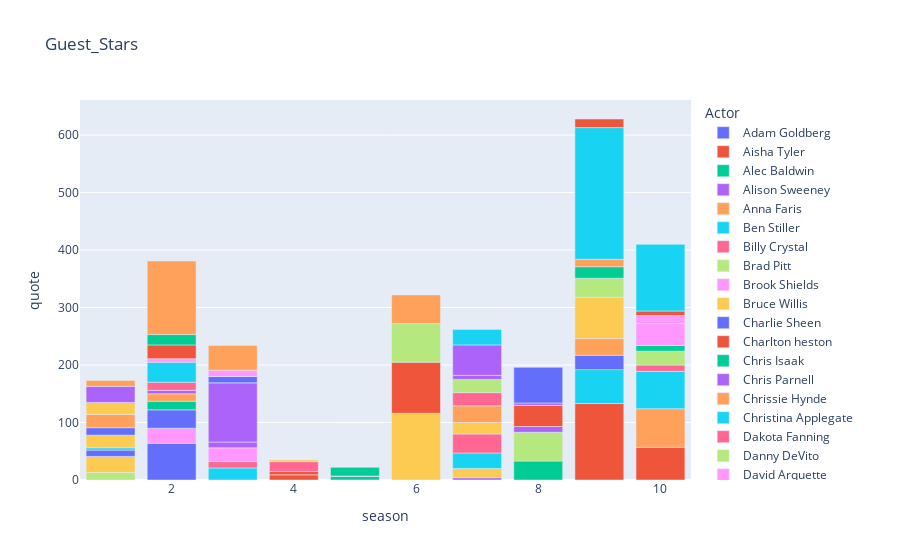

Source (notebook cell):
### Code cell
fig = px.bar(guest_stars, x="season", y="quote", color = "Actor", title="Guest_Stars")
fig.show()

### Figure 1 — Plotly figure (JSON) as saved in the notebook; plotly's stock layout.template omitted (floating-point values rounded to 4 significant figures)
{"data": [{"alignmentgroup": "True", "hovertemplate": "Actor=Adam Goldberg<br>season=%{x}<br>quote=%{y}<extra></extra>", "legendgroup": "Adam Goldberg", "marker": {"color": "#636efa"}, "name": "Adam Goldberg", "offsetgroup": "Adam Goldberg", "orientation": "v", "showlegend": true, "textposition": "auto", "type": "bar", "x": [2], "xaxis": "x", "y": [64], "yaxis": "y"}, {"alignmentgroup": "True", "hovertemplate": "Actor=Aisha Tyler<br>season=%{x}<br>quote=%{y}<extra></extra>", "legendgroup": "Aisha Tyler", "marker": {"color": "#EF553B"}, "name": "Aisha Tyler", "offsetgroup": "Aisha Tyler", "orientation": "v", "showlegend": true, "textposition": "auto", "type": "bar", "x": [9, 10], "xaxis": "x", "y": [133, 57], "yaxis": "y"}, {"alignmentgroup": "True", "hovertemplate": "Actor=Alec Baldwin<br>season=%{x}<br>quote=%{y}<extra></extra>", "legendgroup": "Alec Baldwin", "marker": {"color": "#00cc96"}, "name": "Alec Baldwin", "offsetgroup": "Alec Baldwin", "orientation": "v", "showlegend": true, "textposition": "auto", "type": "bar", "x": [8], "xaxis": "x", "y": [33], "yaxis": "y"}, {"alignmentgroup": "True", "hovertemplate": "Actor=Alison Sweeney<br>season=%{x}<br>quote=%{y}<extra></extra>", "legendgroup": "Alison Sweeney", "marker": {"color": "#ab63fa"}, "name": "Alison Sweeney", "offsetgroup": "Alison Sweeney", "orientation": "v", "showlegend": true, "textposition": "auto", "type": "bar", "x": [7], "xaxis": "x", "y": [4], "yaxis": "y"}, {"alignmentgroup": "True", "hovertemplate": "Actor=Anna Faris<br>season=%{x}<br>quote=%{y}<extra></extra>", "legendgroup": "Anna Faris", "marker": {"color": "#FFA15A"}, "name": "Anna Faris", "offsetgroup": "Anna Faris", "orientation": "v", "showlegend": true, "textposition": "auto", "type": "bar", "x": [10], "xaxis": "x", "y": [67], "yaxis": "y"}, {"alignmentgroup": "True", "hovertemplate": "Actor=Ben Stiller<br>season=%{x}<br>quote=%{y}<extra></extra>", "legendgroup": "Ben Stiller", "marker": {"color": "#19d3f3"}, "name": "Ben Stiller", "offsetgroup": "Ben Stiller", "orientation": "v", "showlegend": true, "textposition": "auto", "type": "bar", "x": [3], "xaxis": "x", "y": [21], "yaxis": "y"}, {"alignmentgroup": "True", "hovertemplate": "Actor=Billy Crystal<br>season=%{x}<br>quote=%{y}<extra></extra>", "legendgroup": "Billy Crystal", "marker": {"color": "#FF6692"}, "name": "Billy Crystal", "offsetgroup": "Billy Crystal", "orientation": "v", "showlegend": true, "textposition": "auto", "type": "bar", "x": [3], "xaxis": "x", "y": [11], "yaxis": "y"}, {"alignmentgroup": "True", "hovertemplate": "Actor=Brad Pitt<br>season=%{x}<br>quote=%{y}<extra></extra>", "legendgroup": "Brad Pitt", "marker": {"color": "#B6E880"}, "name": "Brad Pitt", "offsetgroup": "Brad Pitt", "orientation": "v", "showlegend": true, "textposition": "auto", "type": "bar", "x": [8], "xaxis": "x", "y": [50], "yaxis": "y"}, {"alignmentgroup": "True", "hovertemplate": "Actor=Brook Shields<br>season=%{x}<br>quote=%{y}<extra></extra>", "legendgroup": "Brook Shields", "marker": {"color": "#FF97FF"}, "name": "Brook Shields", "offsetgroup": "Brook Shields", "orientation": "v", "showlegend": true, "textposition": "auto", "type": "bar", "x": [2], "xaxis": "x", "y": [26], "yaxis": "y"}, {"alignmentgroup": "True", "hovertemplate": "Actor=Bruce Willis<br>season=%{x}<br>quote=%{y}<extra></extra>", "legendgroup": "Bruce Willis", "marker": {"color": "#FECB52"}, "name": "Bruce Willis", "offsetgroup": "Bruce Willis", "orientation": "v", "showlegend": true, "textposition": "auto", "type": "bar", "x": [6], "xaxis": "x", "y": [116], "yaxis": "y"}, {"alignmentgroup": "True", "hovertemplate": "Actor=Charlie Sheen<br>season=%{x}<br>quote=%{y}<extra></extra>", "legendgroup": "Charlie Sheen", "marker": {"color": "#636efa"}, "name": "Charlie Sheen", "offsetgroup": "Charlie Sheen", "orientation": "v", "showlegend": true, "textposition": "auto", "type": "bar", "x": [2], "xaxis": "x", "y": [32], "yaxis": "y"}, {"alignmentgroup": "True", "hovertemplate": "Actor=Charlton heston<br>season=%{x}<br>quote=%{y}<extra></extra>", "legendgroup": "Charlton heston", "marker": {"color": "#EF553B"}, "name": "Charlton heston", "offsetgroup": "Charlton heston", "orientation": "v", "showlegend": true, "textposition": "auto", "type": "bar", "x": [4], "xaxis": "x", "y": [9], "yaxis": "y"}, {"alignmentgroup": "True", "hovertemplate": "Actor=Chris Isaak <br>season=%{x}<br>quote=%{y}<extra></extra>", "legendgroup": "Chris Isaak ", "marker": {"color": "#00cc96"}, "name": "Chris Isaak ", "offsetgroup": "Chris Isaak ", "orientation": "v", "showlegend": true, "textposition": "auto", "type": "bar", "x": [2], "xaxis": "x", "y": [15], "yaxis": "y"}, {"alignmentgroup": "True", "hovertemplate": "Actor=Chris Parnell<br>season=%{x}<br>quote=%{y}<extra></extra>", "legendgroup": "Chris Parnell", "marker": {"color": "#ab63fa"}, "name": "Chris Parnell", "offsetgroup": "Chris Parnell", "orientation": "v", "showlegend": true, "textposition": "auto", "type": "bar", "x": [8], "xaxis": "x", "y": [10], "yaxis": "y"}, {"alignmentgroup": "True", "hovertemplate": "Actor=Chrissie Hynde<br>season=%{x}<br>quote=%{y}<extra></extra>", "legendgroup": "Chrissie Hynde", "marker": {"color": "#FFA15A"}, "name": "Chrissie Hynde", "offsetgroup": "Chrissie Hynde", "orientation": "v", "showlegend": true, "textposition": "auto", "type": "bar", "x": [2], "xaxis": "x", "y": [13], "yaxis": "y"}, {"alignmentgroup": "True", "hovertemplate": "Actor=Christina Applegate<br>season=%{x}<br>quote=%{y}<extra></extra>", "legendgroup": "Christina Applegate", "marker": {"color": "#19d3f3"}, "name": "Christina Applegate", "offsetgroup": "Christina Applegate", "orientation": "v", "showlegend": true, "textposition": "auto", "type": "bar", "x": [9, 10], "xaxis": "x", "y": [59, 65], "yaxis": "y"}, {"alignmentgroup": "True", "hovertemplate": "Actor=Dakota Fanning<br>season=%{x}<br>quote=%{y}<extra></extra>", "legendgroup": "Dakota Fanning", "marker": {"color": "#FF6692"}, "name": "Dakota Fanning", "offsetgroup": "Dakota Fanning", "orientation": "v", "showlegend": true, "textposition": "auto", "type": "bar", "x": [10], "xaxis": "x", "y": [11], "yaxis": "y"}, {"alignmentgroup": "True", "hovertemplate": "Actor=Danny DeVito <br>season=%{x}<br>quote=%{y}<extra></extra>", "legendgroup": "Danny DeVito ", "marker": {"color": "#B6E880"}, "name": "Danny DeVito ", "offsetgroup": "Danny DeVito ", "orientation": "v", "showlegend": true, "textposition": "auto", "type": "bar", "x": [10], "xaxis": "x", "y": [24], "yaxis": "y"}, {"alignmentgroup": "True", "hovertemplate": "Actor=David Arquette<br>season=%{x}<br>quote=%{y}<extra></extra>", "legendgroup": "David Arquette", "marker": {"color": "#FF97FF"}, "name": "David Arquette", "offsetgroup": "David Arquette", "orientation": "v", "showlegend": true, "textposition": "auto", "type": "bar", "x": [3], "xaxis": "x", "y": [24], "yaxis": "y"}, {"alignmentgroup": "True", "hovertemplate": "Actor=Denise Richards<br>season=%{x}<br>quote=%{y}<extra></extra>", "legendgroup": "Denise Richards", "marker": {"color": "#FECB52"}, "name": "Denise Richards", "offsetgroup": "Denise Richards", "orientation": "v", "showlegend": true, "textposition": "auto", "type": "bar", "x": [7], "xaxis": "x", "y": [16], "yaxis": "y"}, {"alignmentgroup": "True", "hovertemplate": "Actor=Dermot Mulroney<br>season=%{x}<br>quote=%{y}<extra></extra>", "legendgroup": "Dermot Mulroney", "marker": {"color": "#636efa"}, "name": "Dermot Mulroney", "offsetgroup": "Dermot Mulroney", "orientation": "v", "showlegend": true, "textposition": "auto", "type": "bar", "x": [9], "xaxis": "x", "y": [25], "yaxis": "y"}, {"alignmentgroup": "True", "hovertemplate": "Actor=Elle Macpherson<br>season=%{x}<br>quote=%{y}<extra></extra>", "legendgroup": "Elle Macpherson", "marker": {"color": "#EF553B"}, "name": "Elle Macpherson", "offsetgroup": "Elle Macpherson", "orientation": "v", "showlegend": true, "textposition": "auto", "type": "bar", "x": [6], "xaxis": "x", "y": [89], "yaxis": "y"}, {"alignmentgroup": "True", "hovertemplate": "Actor=Ellen Pompeo<br>season=%{x}<br>quote=%{y}<extra></extra>", "legendgroup": "Ellen Pompeo", "marker": {"color": "#00cc96"}, "name": "Ellen Pompeo", "offsetgroup": "Ellen Pompeo", "orientation": "v", "showlegend": true, "textposition": "auto", "type": "bar", "x": [10], "xaxis": "x", "y": [10], "yaxis": "y"}, {"alignmentgroup": "True", "hovertemplate": "Actor=Fred Willard <br>season=%{x}<br>quote=%{y}<extra></extra>", "legendgroup": "Fred Willard ", "marker": {"color": "#ab63fa"}, "name": "Fred Willard ", "offsetgroup": "Fred Willard ", "orientation": "v", "showlegend": true, "textposition": "auto", "type": "bar", "x": [2], "xaxis": "x", "y": [6], "yaxis": "y"}, {"alignmentgroup": "True", "hovertemplate": "Actor=Freddie Prinze Jr.<br>season=%{x}<br>quote=%{y}<extra></extra>", "legendgroup": "Freddie Prinze Jr.", "marker": {"color": "#FFA15A"}, "name": "Freddie Prinze Jr.", "offsetgroup": "Freddie Prinze Jr.", "orientation": "v", "showlegend": true, "textposition": "auto", "type": "bar", "x": [9], "xaxis": "x", "y": [29], "yaxis": "y"}, {"alignmentgroup": "True", "hovertemplate": "Actor=Gabrielle Union<br>season=%{x}<br>quote=%{y}<extra></extra>", "legendgroup": "Gabrielle Union", "marker": {"color": "#19d3f3"}, "name": "Gabrielle Union", "offsetgroup": "Gabrielle Union", "orientation": "v", "showlegend": true, "textposition": "auto", "type": "bar", "x": [7], "xaxis": "x", "y": [27], "yaxis": "y"}, {"alignmentgroup": "True", "hovertemplate": "Actor=Gary Oldman<br>season=%{x}<br>quote=%{y}<extra></extra>", "legendgroup": "Gary Oldman", "marker": {"color": "#FF6692"}, "name": "Gary Oldman", "offsetgroup": "Gary Oldman", "orientation": "v", "showlegend": true, "textposition": "auto", "type": "bar", "x": [7], "xaxis": "x", "y": [33], "yaxis": "y"}, {"alignmentgroup": "True", "hovertemplate": "Actor=George Clooney<br>season=%{x}<br>quote=%{y}<extra></extra>", "legendgroup": "George Clooney", "marker": {"color": "#B6E880"}, "name": "George Clooney", "offsetgroup": "George Clooney", "orientation": "v", "showlegend": true, "textposition": "auto", "type": "bar", "x": [1], "xaxis": "x", "y": [13], "yaxis": "y"}, {"alignmentgroup": "True", "hovertemplate": "Actor=Greg Kinnear<br>season=%{x}<br>quote=%{y}<extra></extra>", "legendgroup": "Greg Kinnear", "marker": {"color": "#FF97FF"}, "name": "Greg Kinnear", "offsetgroup": "Greg Kinnear", "orientation": "v", "showlegend": true, "textposition": "auto", "type": "bar", "x": [10], "xaxis": "x", "y": [38], "yaxis": "y"}, {"alignmentgroup": "True", "hovertemplate": "Actor=Hank Azaria<br>season=%{x}<br>quote=%{y}<extra></extra>", "legendgroup": "Hank Azaria", "marker": {"color": "#FECB52"}, "name": "Hank Azaria", "offsetgroup": "Hank Azaria", "orientation": "v", "showlegend": true, "textposition": "auto", "type": "bar", "x": [1, 7, 9], "xaxis": "x", "y": [28, 20, 72], "yaxis": "y"}, {"alignmentgroup": "True", "hovertemplate": "Actor=Helen Hunt<br>season=%{x}<br>quote=%{y}<extra></extra>", "legendgroup": "Helen Hunt", "marker": {"color": "#636efa"}, "name": "Helen Hunt", "offsetgroup": "Helen Hunt", "orientation": "v", "showlegend": true, "textposition": "auto", "type": "bar", "x": [1], "xaxis": "x", "y": [11], "yaxis": "y"}, {"alignmentgroup": "True", "hovertemplate": "Actor=Hugh Laurie<br>season=%{x}<br>quote=%{y}<extra></extra>", "legendgroup": "Hugh Laurie", "marker": {"color": "#EF553B"}, "name": "Hugh Laurie", "offsetgroup": "Hugh Laurie", "orientation": "v", "showlegend": true, "textposition": "auto", "type": "bar", "x": [4], "xaxis": "x", "y": [6], "yaxis": "y"}, {"alignmentgroup": "True", "hovertemplate": "Actor=Iqbal Theba<br>season=%{x}<br>quote=%{y}<extra></extra>", "legendgroup": "Iqbal Theba", "marker": {"color": "#00cc96"}, "name": "Iqbal Theba", "offsetgroup": "Iqbal Theba", "orientation": "v", "showlegend": true, "textposition": "auto", "type": "bar", "x": [5], "xaxis": "x", "y": [6], "yaxis": "y"}, {"alignmentgroup": "True", "hovertemplate": "Actor=Isabella Rossellini<br>season=%{x}<br>quote=%{y}<extra></extra>", "legendgroup": "Isabella Rossellini", "marker": {"color": "#ab63fa"}, "name": "Isabella Rossellini", "offsetgroup": "Isabella Rossellini", "orientation": "v", "showlegend": true, "textposition": "auto", "type": "bar", "x": [3], "xaxis": "x", "y": [10], "yaxis": "y"}, {"alignmentgroup": "True", "hovertemplate": "Actor=Jason Alexander<br>season=%{x}<br>quote=%{y}<extra></extra>", "legendgroup": "Jason Alexander", "marker": {"color": "#FFA15A"}, "name": "Jason Alexander", "offsetgroup": "Jason Alexander", "orientation": "v", "showlegend": true, "textposition": "auto", "type": "bar", "x": [7], "xaxis": "x", "y": [29], "yaxis": "y"}, {"alignmentgroup": "True", "hovertemplate": "Actor=Jay Leno<br>season=%{x}<br>quote=%{y}<extra></extra>", "legendgroup": "Jay Leno", "marker": {"color": "#19d3f3"}, "name": "Jay Leno", "offsetgroup": "Jay Leno", "orientation": "v", "showlegend": true, "textposition": "auto", "type": "bar", "x": [1], "xaxis": "x", "y": [4], "yaxis": "y"}, {"alignmentgroup": "True", "hovertemplate": "Actor=Jean-Claude Van Damme<br>season=%{x}<br>quote=%{y}<extra></extra>", "legendgroup": "Jean-Claude Van Damme", "marker": {"color": "#FF6692"}, "name": "Jean-Claude Van Damme", "offsetgroup": "Jean-Claude Van Damme", "orientation": "v", "showlegend": true, "textposition": "auto", "type": "bar", "x": [2], "xaxis": "x", "y": [14], "yaxis": "y"}, {"alignmentgroup": "True", "hovertemplate": "Actor=Jeff Goldblum<br>season=%{x}<br>quote=%{y}<extra></extra>", "legendgroup": "Jeff Goldblum", "marker": {"color": "#B6E880"}, "name": "Jeff Goldblum", "offsetgroup": "Jeff Goldblum", "orientation": "v", "showlegend": true, "textposition": "auto", "type": "bar", "x": [9], "xaxis": "x", "y": [33], "yaxis": "y"}, {"alignmentgroup": "True", "hovertemplate": "Actor=Jennifer Coolidge<br>season=%{x}<br>quote=%{y}<extra></extra>", "legendgroup": "Jennifer Coolidge", "marker": {"color": "#FF97FF"}, "name": "Jennifer Coolidge", "offsetgroup": "Jennifer Coolidge", "orientation": "v", "showlegend": true, "textposition": "auto", "type": "bar", "x": [10], "xaxis": "x", "y": [14], "yaxis": "y"}, {"alignmentgroup": "True", "hovertemplate": "Actor=Jennifer Grey<br>season=%{x}<br>quote=%{y}<extra></extra>", "legendgroup": "Jennifer Grey", "marker": {"color": "#FECB52"}, "name": "Jennifer Grey", "offsetgroup": "Jennifer Grey", "orientation": "v", "showlegend": true, "textposition": "auto", "type": "bar", "x": [1], "xaxis": "x", "y": [22], "yaxis": "y"}, {"alignmentgroup": "True", "hovertemplate": "Actor=Jill Goodacre<br>season=%{x}<br>quote=%{y}<extra></extra>", "legendgroup": "Jill Goodacre", "marker": {"color": "#636efa"}, "name": "Jill Goodacre", "offsetgroup": "Jill Goodacre", "orientation": "v", "showlegend": true, "textposition": "auto", "type": "bar", "x": [1], "xaxis": "x", "y": [13], "yaxis": "y"}, {"alignmentgroup": "True", "hovertemplate": "Actor=Jim Rash<br>season=%{x}<br>quote=%{y}<extra></extra>", "legendgroup": "Jim Rash", "marker": {"color": "#EF553B"}, "name": "Jim Rash", "offsetgroup": "Jim Rash", "orientation": "v", "showlegend": true, "textposition": "auto", "type": "bar", "x": [10], "xaxis": "x", "y": [8], "yaxis": "y"}, {"alignmentgroup": "True", "hovertemplate": "Actor=John Stamos<br>season=%{x}<br>quote=%{y}<extra></extra>", "legendgroup": "John Stamos", "marker": {"color": "#00cc96"}, "name": "John Stamos", "offsetgroup": "John Stamos", "orientation": "v", "showlegend": true, "textposition": "auto", "type": "bar", "x": [9], "xaxis": "x", "y": [20], "yaxis": "y"}, {"alignmentgroup": "True", "hovertemplate": "Actor=Jon Favreau<br>season=%{x}<br>quote=%{y}<extra></extra>", "legendgroup": "Jon Favreau", "marker": {"color": "#ab63fa"}, "name": "Jon Favreau", "offsetgroup": "Jon Favreau", "orientation": "v", "showlegend": true, "textposition": "auto", "type": "bar", "x": [3], "xaxis": "x", "y": [103], "yaxis": "y"}, {"alignmentgroup": "True", "hovertemplate": "Actor=Jon Lovitz<br>season=%{x}<br>quote=%{y}<extra></extra>", "legendgroup": "Jon Lovitz", "marker": {"color": "#FFA15A"}, "name": "Jon Lovitz", "offsetgroup": "Jon Lovitz", "orientation": "v", "showlegend": true, "textposition": "auto", "type": "bar", "x": [1, 9], "xaxis": "x", "y": [23, 13], "yaxis": "y"}, {"alignmentgroup": "True", "hovertemplate": "Actor=Julia Roberts<br>season=%{x}<br>quote=%{y}<extra></extra>", "legendgroup": "Julia Roberts", "marker": {"color": "#19d3f3"}, "name": "Julia Roberts", "offsetgroup": "Julia Roberts", "orientation": "v", "showlegend": true, "textposition": "auto", "type": "bar", "x": [2], "xaxis": "x", "y": [35], "yaxis": "y"}, {"alignmentgroup": "True", "hovertemplate": "Actor=Kathleen Turner<br>season=%{x}<br>quote=%{y}<extra></extra>", "legendgroup": "Kathleen Turner", "marker": {"color": "#FF6692"}, "name": "Kathleen Turner", "offsetgroup": "Kathleen Turner", "orientation": "v", "showlegend": true, "textposition": "auto", "type": "bar", "x": [7], "xaxis": "x", "y": [23], "yaxis": "y"}, {"alignmentgroup": "True", "hovertemplate": "Actor=Kristin Davis<br>season=%{x}<br>quote=%{y}<extra></extra>", "legendgroup": "Kristin Davis", "marker": {"color": "#B6E880"}, "name": "Kristin Davis", "offsetgroup": "Kristin Davis", "orientation": "v", "showlegend": true, "textposition": "auto", "type": "bar", "x": [7], "xaxis": "x", "y": [23], "yaxis": "y"}, {"alignmentgroup": "True", "hovertemplate": "Actor=Lea Thompson<br>season=%{x}<br>quote=%{y}<extra></extra>", "legendgroup": "Lea Thompson", "marker": {"color": "#FF97FF"}, "name": "Lea Thompson", "offsetgroup": "Lea Thompson", "orientation": "v", "showlegend": true, "textposition": "auto", "type": "bar", "x": [2], "xaxis": "x", "y": [6], "yaxis": "y"}, {"alignmentgroup": "True", "hovertemplate": "Actor=Leah Remini<br>season=%{x}<br>quote=%{y}<extra></extra>", "legendgroup": "Leah Remini", "marker": {"color": "#FECB52"}, "name": "Leah Remini", "offsetgroup": "Leah Remini", "orientation": "v", "showlegend": true, "textposition": "auto", "type": "bar", "x": [1], "xaxis": "x", "y": [21], "yaxis": "y"}, {"alignmentgroup": "True", "hovertemplate": "Actor=Mae Whitman<br>season=%{x}<br>quote=%{y}<extra></extra>", "legendgroup": "Mae Whitman", "marker": {"color": "#636efa"}, "name": "Mae Whitman", "offsetgroup": "Mae Whitman", "orientation": "v", "showlegend": true, "textposition": "auto", "type": "bar", "x": [3], "xaxis": "x", "y": [11], "yaxis": "y"}, {"alignmentgroup": "True", "hovertemplate": "Actor=Marlo Thomas<br>season=%{x}<br>quote=%{y}<extra></extra>", "legendgroup": "Marlo Thomas", "marker": {"color": "#EF553B"}, "name": "Marlo Thomas", "offsetgroup": "Marlo Thomas", "orientation": "v", "showlegend": true, "textposition": "auto", "type": "bar", "x": [2, 8], "xaxis": "x", "y": [24, 37], "yaxis": "y"}, {"alignmentgroup": "True", "hovertemplate": "Actor=Michael McKean<br>season=%{x}<br>quote=%{y}<extra></extra>", "legendgroup": "Michael McKean", "marker": {"color": "#00cc96"}, "name": "Michael McKean", "offsetgroup": "Michael McKean", "orientation": "v", "showlegend": true, "textposition": "auto", "type": "bar", "x": [2], "xaxis": "x", "y": [18], "yaxis": "y"}, {"alignmentgroup": "True", "hovertemplate": "Actor=Morgan Fairchild<br>season=%{x}<br>quote=%{y}<extra></extra>", "legendgroup": "Morgan Fairchild", "marker": {"color": "#ab63fa"}, "name": "Morgan Fairchild", "offsetgroup": "Morgan Fairchild", "orientation": "v", "showlegend": true, "textposition": "auto", "type": "bar", "x": [1, 5, 7, 8], "xaxis": "x", "y": [28, 1, 7, 4], "yaxis": "y"}, {"alignmentgroup": "True", "hovertemplate": "Actor=Noah Wyle<br>season=%{x}<br>quote=%{y}<extra></extra>", "legendgroup": "Noah Wyle", "marker": {"color": "#FFA15A"}, "name": "Noah Wyle", "offsetgroup": "Noah Wyle", "orientation": "v", "showlegend": true, "textposition": "auto", "type": "bar", "x": [1], "xaxis": "x", "y": [10], "yaxis": "y"}, {"alignmentgroup": "True", "hovertemplate": "Actor=Paul Rudd<br>season=%{x}<br>quote=%{y}<extra></extra>", "legendgroup": "Paul Rudd", "marker": {"color": "#19d3f3"}, "name": "Paul Rudd", "offsetgroup": "Paul Rudd", "orientation": "v", "showlegend": true, "textposition": "auto", "type": "bar", "x": [9, 10], "xaxis": "x", "y": [229, 116], "yaxis": "y"}, {"alignmentgroup": "True", "hovertemplate": "Actor=Rebecca Romijn<br>season=%{x}<br>quote=%{y}<extra></extra>", "legendgroup": "Rebecca Romijn", "marker": {"color": "#FF6692"}, "name": "Rebecca Romijn", "offsetgroup": "Rebecca Romijn", "orientation": "v", "showlegend": true, "textposition": "auto", "type": "bar", "x": [4], "xaxis": "x", "y": [17], "yaxis": "y"}, {"alignmentgroup": "True", "hovertemplate": "Actor=Reese Witherspoon<br>season=%{x}<br>quote=%{y}<extra></extra>", "legendgroup": "Reese Witherspoon", "marker": {"color": "#B6E880"}, "name": "Reese Witherspoon", "offsetgroup": "Reese Witherspoon", "orientation": "v", "showlegend": true, "textposition": "auto", "type": "bar", "x": [6], "xaxis": "x", "y": [67], "yaxis": "y"}, {"alignmentgroup": "True", "hovertemplate": "Actor=Robin Williams<br>season=%{x}<br>quote=%{y}<extra></extra>", "legendgroup": "Robin Williams", "marker": {"color": "#FF97FF"}, "name": "Robin Williams", "offsetgroup": "Robin Williams", "orientation": "v", "showlegend": true, "textposition": "auto", "type": "bar", "x": [3], "xaxis": "x", "y": [11], "yaxis": "y"}, {"alignmentgroup": "True", "hovertemplate": "Actor=Sarah \"Fergie\" Ferguson<br>season=%{x}<br>quote=%{y}<extra></extra>", "legendgroup": "Sarah \"Fergie\" Ferguson", "marker": {"color": "#FECB52"}, "name": "Sarah \"Fergie\" Ferguson", "offsetgroup": "Sarah \"Fergie\" Ferguson", "orientation": "v", "showlegend": true, "textposition": "auto", "type": "bar", "x": [4], "xaxis": "x", "y": [3], "yaxis": "y"}, {"alignmentgroup": "True", "hovertemplate": "Actor=Sean Penn<br>season=%{x}<br>quote=%{y}<extra></extra>", "legendgroup": "Sean Penn", "marker": {"color": "#636efa"}, "name": "Sean Penn", "offsetgroup": "Sean Penn", "orientation": "v", "showlegend": true, "textposition": "auto", "type": "bar", "x": [8], "xaxis": "x", "y": [62], "yaxis": "y"}, {"alignmentgroup": "True", "hovertemplate": "Actor=Selma Blair<br>season=%{x}<br>quote=%{y}<extra></extra>", "legendgroup": "Selma Blair", "marker": {"color": "#EF553B"}, "name": "Selma Blair", "offsetgroup": "Selma Blair", "orientation": "v", "showlegend": true, "textposition": "auto", "type": "bar", "x": [9], "xaxis": "x", "y": [15], "yaxis": "y"}, {"alignmentgroup": "True", "hovertemplate": "Actor=Soleil Moon Frye<br>season=%{x}<br>quote=%{y}<extra></extra>", "legendgroup": "Soleil Moon Frye", "marker": {"color": "#00cc96"}, "name": "Soleil Moon Frye", "offsetgroup": "Soleil Moon Frye", "orientation": "v", "showlegend": true, "textposition": "auto", "type": "bar", "x": [5], "xaxis": "x", "y": [15], "yaxis": "y"}, {"alignmentgroup": "True", "hovertemplate": "Actor=Susan Sarandon<br>season=%{x}<br>quote=%{y}<extra></extra>", "legendgroup": "Susan Sarandon", "marker": {"color": "#ab63fa"}, "name": "Susan Sarandon", "offsetgroup": "Susan Sarandon", "orientation": "v", "showlegend": true, "textposition": "auto", "type": "bar", "x": [7], "xaxis": "x", "y": [53], "yaxis": "y"}, {"alignmentgroup": "True", "hovertemplate": "Actor=Tom Selleck<br>season=%{x}<br>quote=%{y}<extra></extra>", "legendgroup": "Tom Selleck", "marker": {"color": "#FFA15A"}, "name": "Tom Selleck", "offsetgroup": "Tom Selleck", "orientation": "v", "showlegend": true, "textposition": "auto", "type": "bar", "x": [2, 3, 6], "xaxis": "x", "y": [128, 43, 50], "yaxis": "y"}, {"alignmentgroup": "True", "hovertemplate": "Actor=Winona Ryder<br>season=%{x}<br>quote=%{y}<extra></extra>", "legendgroup": "Winona Ryder", "marker": {"color": "#19d3f3"}, "name": "Winona Ryder", "offsetgroup": "Winona Ryder", "orientation": "v", "showlegend": true, "textposition": "auto", "type": "bar", "x": [7], "xaxis": "x", "y": [27], "yaxis": "y"}], "layout": {"barmode": "relative", "legend": {"title": {"text": "Actor"}, "tracegroupgap": 0}, "title": {"text": "Guest_Stars"}, "xaxis": {"anchor": "y", "domain": [0, 1], "title": {"text": "season"}}, "yaxis": {"anchor": "x", "domain": [0, 1], "title": {"text": "quote"}}}}
